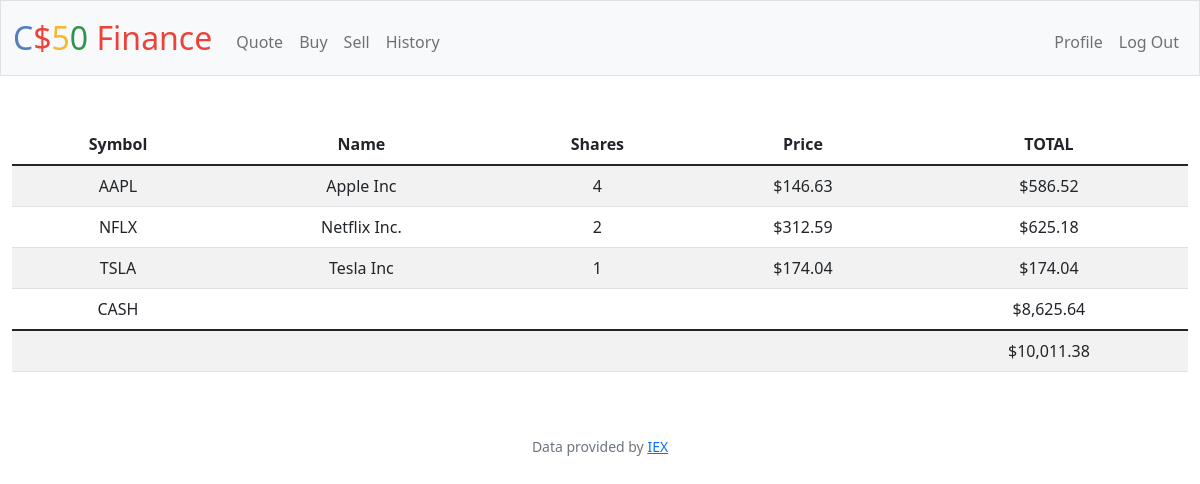
The page / (signed in) on the database its author committed.
### tables this page shows
CREATE TABLE transactions(
    id INTEGER PRIMARY KEY AUTOINCREMENT,
    user_id INTEGER NOT NULL, 
    name TEXT NOT NULL, 
    shares INTEGER NOT NULL, 
    price NUMERIC NOT NULL, 
    type TEXT NOT NULL, 
    symbol TEXT NOT NULL, 
    time TIMESTAMP DEFAULT CURRENT_TIMESTAMP, 
    FOREIGN KEY(user_id) REFERENCES users(id)
);

### app.py (the view)
@app.route("/")
@login_required
def index():
    uid = session["user_id"]
    stocks = db.execute(
        "SELECT symbol, name, price, SUM(shares) as totalShares FROM transactions WHERE user_id = ? GROUP BY symbol", uid)
    cash = db.execute("SELECT cash FROM users WHERE id = ?", uid)[0]["cash"]
    total = cash
    for stock in stocks:
        total += stock["price"]*stock["totalShares"]
    return render_template("index.html", stocks=stocks, cash=usd(cash), total=usd(total), usd=usd)

### app.py (called while the page is built)
@app.after_request
def after_request(response):
    response.headers["Cache-Control"] = "no-cache, no-store, must-revalidate"
    response.headers["Expires"] = 0
    response.headers["Pragma"] = "no-cache"
    return response

### helpers.py (called while the page is built)
def login_required(f):
    @wraps(f)
    def decorated_function(*args, **kwargs):
        if session.get("user_id") is None:
            return redirect("/login")
        return f(*args, **kwargs)
    return decorated_function

def usd(value):
    return f"${value:,.2f}"

### templates/index.html (shortened to what this page needs)
{% extends "layout.html" %}
{% block main %}
<table class="table table-striped">
    <thead>
        <tr>
            <th>Symbol</th>
            <th>Name</th>
            <th>Shares</th>
            <th>Price</th>
            <th>TOTAL</th>
        </tr>
    </thead>
    <tbody>
        {% for stock in stocks %}
        <tr>
            <td>{{ stock["symbol"]}}</td>
            <td>{{ stock["name"]}}</td>
            <td>{{ stock["totalShares"]}}</td>
            <td>{{ usd(stock["price"]) }}</td>
            <td>{{ usd(stock["totalShares"] * stock["price"]) }}</td>
        </tr>
        {% endfor %}
        <tr>
            <td>CASH</td>
            <td colspan="3"></td>
            <td>{{ cash }}</td>
        </tr>
    </tbody>
        <td colspan="4"></td>
        <td>{{total}}</td>
</table>
{% endblock %}

### rows shown on the page
transactions: symbol "TSLA", name "Tesla Inc", totalShares "1", price "$174.04", usd(stock['totalShares']*stock['price']) "$174.04"

### other values the page prints
{{ stock["symbol"] }} "AAPL" "NFLX"
{{ stock["name"] }} "Apple Inc" "Netflix Inc."
{{ stock["totalShares"] }} "4" "2"
{{ usd(stock["price"]) }} "$146.63" "$312.59"
{{ usd(stock["totalShares"] * stock["price"]) }} "$586.52" "$625.18"
{{ cash }} "$8,625.64"
{{ total }} "$10,011.38"
